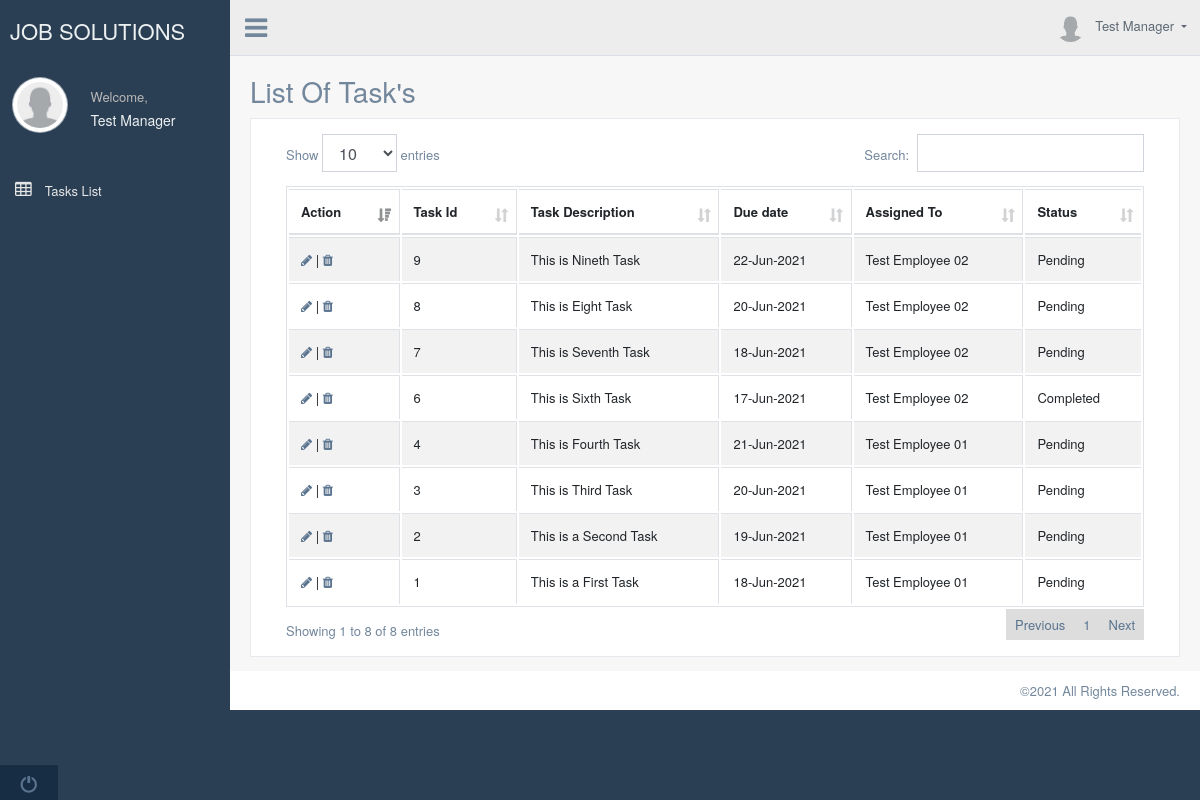
The app's page /tasks-list.php (signed in) with its own data.
### tables this page shows
CREATE TABLE IF NOT EXISTS `tbl_tasks` (
  `Id` int(11) NOT NULL AUTO_INCREMENT,
  `TaskDescription` text NOT NULL,
  `TaskDueDate` date NOT NULL,
  `AssignedBy` int(11) NOT NULL,
  `AssignedTo` int(11) NOT NULL,
  `Status` enum('Pending','InProgress','Completed') NOT NULL,
  `Created_date` datetime NOT NULL,
  `Modified_date` datetime DEFAULT NULL,
  `Modified_by` int(11) DEFAULT NULL,
  PRIMARY KEY (`Id`)
);

CREATE TABLE IF NOT EXISTS `tbl_users` (
  `Id` int(11) NOT NULL AUTO_INCREMENT,
  `Name` varchar(500) NOT NULL,
  `UserId` varchar(500) NOT NULL,
  `Password` text NOT NULL,
  `UserType` enum('Manager','Employee') NOT NULL DEFAULT 'Manager',
  `Status` enum('Active','Inactive') NOT NULL DEFAULT 'Active',
  `Created_date` datetime NOT NULL,
  `Modified_date` datetime DEFAULT NULL,
  PRIMARY KEY (`Id`)
);

### tasks-list.php (the view, shortened to what this page needs)
<?php
require('./phpincludes/connection.php');
if($_SESSION['AccessLevel']=='Employee'){
	$query = "SELECT * FROM tbl_tasks where AssignedTo=".$_SESSION['Id']." order by Id DESC";
}else if($_SESSION['AccessLevel']=='Manager'){
	$query = "SELECT * FROM tbl_tasks order by Id DESC";
}
$result = mysqli_query($connection, $query);
$numrow = mysqli_num_rows($result);
?>
<!DOCTYPE html>
<html lang="en">
  <head>
    <link href="vendors/bootstrap/dist/css/bootstrap.min.css" rel="stylesheet">
    <link href="vendors/font-awesome/css/font-awesome.min.css" rel="stylesheet">
    <link href="vendors/nprogress/nprogress.css" rel="stylesheet">
    <link href="vendors/iCheck/skins/flat/green.css" rel="stylesheet">
    <link href="vendors/datatables.net-bs/css/dataTables.bootstrap.min.css" rel="stylesheet">
    <link href="vendors/datatables.net-buttons-bs/css/buttons.bootstrap.min.css" rel="stylesheet">
    <link href="vendors/datatables.net-fixedheader-bs/css/fixedHeader.bootstrap.min.css" rel="stylesheet">
    <link href="vendors/datatables.net-responsive-bs/css/responsive.bootstrap.min.css" rel="stylesheet">
    <link href="vendors/datatables.net-scroller-bs/css/scroller.bootstrap.min.css" rel="stylesheet">
    <link href="build/css/custom.min.css" rel="stylesheet">
  </head>
  <body class="nav-md">
    <div class="container body">
      <div class="main_container">
        <?php include('./inner-header.php'); ?>
        <div class="right_col" role="main">
          <div class="">
            <div class="page-title">
              <div class="title_left">
                <h3>List Of Task's <small></small></h3>
              </div>
            </div>
            <div class="clearfix"></div>
            <div class="row">
              <div class="col-md-12 col-sm-12 ">
                <div class="x_panel">
                  <div class="x_content">
                      <div class="row">
                          <div class="col-sm-12">
                            <div class="card-box table-responsive">
                    <!--<p class="text-muted font-13 m-b-30">
                      DataTables has most features enabled by default, so all you need to do to use it with your own tables is to call the construction function: <code>$().DataTable();</code>
                    </p>-->
                    <table id="datatable-buttons1" class="table table-striped table-bordered" style="width:100%">
                      <thead>
                        <tr>
                          <th>Action</th>
                          <th>Task Id</th>
                          <th>Task Description</th>
                          <th>Due date</th>
                           <?php if($_SESSION['AccessLevel']=='Manager'){ ?>
                            <th>Assigned To</th>
                            <?php } ?>
                          <th>Status</th>
                        </tr>
                      </thead>
                      <tbody>
					  <?php if($numrow > 0){
						while($row = mysqli_fetch_assoc($result)){
					  ?>
                        <tr>
                           <td><a href="./edit-task.php?val=<?php echo base64_encode($row['Id']); ?>" title="Edit Tasks" alt="Edit Tasks"><i class="fa fa-pencil"></i></a> | <a href="./delete-task.php?val=<?php echo base64_encode($row['Id']); ?>" title="Delete Tasks" alt="Delete Tasks" onclick="return confirm('Are you sure?')"><i class="fa fa-trash"></i></a></td>
                          <td><?php echo $row['Id']; ?></td>
                          <td><?php echo $row['TaskDescription']; ?></td>
                          <td><?php echo date('d-M-Y',strtotime($row['TaskDueDate'])); ?></td>
                          <?php if($_SESSION['AccessLevel']=='Manager'){ ?>
                            <td>
                            <?php
                            $queryuser = "SELECT Id,Name FROM tbl_users where Id=".$row['AssignedTo'];
							$resultuser = mysqli_query($connection, $queryuser);
							$rowuser = mysqli_fetch_assoc($resultuser);
							echo $rowuser['Name'];
                           ?>
                            </td>
                            <?php } ?>
						  <td><?php echo $row['Status']; ?></td>
                        </tr>
					  <?php }}else{ ?>
						<tr><td colspan='10'>No Participants Found</td></tr>
					  <?php } ?>
                      </tbody>
                    </table>
                  </div>
                  </div>
              </div>
            </div>
                </div>
              </div>
                </div>
              </div>
            </div>
          </div>
        </div>
        <?php include('./inner-footer.php'); ?>
  </body>
</html>

### inner-header.php (shortened to what this page needs)
<div class="col-md-3 left_col">
          <div class="left_col scroll-view">
            <div class="navbar nav_title" style="border: 0;">
              <a href="./dashboard.php" class="site_title">JOB SOLUTIONS</a>
            </div>
            <div class="profile clearfix">
              <div class="profile_pic">
                <img src="images/user.png" alt="..." class="img-circle profile_img">
              </div>
              <div class="profile_info">
                <span>Welcome,</span>
                <h2><?php echo $_SESSION['Name']; ?></h2>
              </div>
            </div>
            <br />
            <div id="sidebar-menu" class="main_menu_side hidden-print main_menu">
              <div class="menu_section">
                <ul class="nav side-menu">
                    <li><a href="tasks-list.php"><i class="fa fa-table"></i> Tasks List</a></li>
                </ul>
              </div>
            </div>
            <div class="sidebar-footer hidden-small">
              <a data-toggle="tooltip" data-placement="top" title="Logout" href="logout.php">
                <span class="glyphicon glyphicon-off" aria-hidden="true"></span>
              </a>
            </div>
          </div>
        </div>
        <div class="top_nav">
          <div class="nav_menu">
              <div class="nav toggle">
                <a id="menu_toggle"><i class="fa fa-bars"></i></a>
              </div>
              <nav class="nav navbar-nav">
              <ul class=" navbar-right">
                <li class="nav-item dropdown open" style="padding-left: 15px;">
                  <a href="javascript:;" class="user-profile dropdown-toggle" aria-haspopup="true" id="navbarDropdown" data-toggle="dropdown" aria-expanded="false">
                    <img src="images/user.png" alt=""><?php echo $_SESSION['Name']; ?>
                  </a>
                </li>
              </ul>
            </nav>
          </div>
        </div>

### inner-footer.php
<footer>
          <div class="pull-right">
            ©<?php echo date('Y'); ?> All Rights Reserved.
          </div>
          <div class="clearfix"></div>
        </footer>

### records on screen
tbl_tasks: Id "9", TaskDescription "This is Nineth Task", TaskDueDate "22-Jun-2021", tbl_users.Name "Test Employee 02", Status "Pending"
tbl_tasks: Id "8", TaskDescription "This is Eight Task", TaskDueDate "20-Jun-2021", tbl_users.Name "Test Employee 02", Status "Pending"
tbl_tasks: Id "7", TaskDescription "This is Seventh Task", TaskDueDate "18-Jun-2021", tbl_users.Name "Test Employee 02", Status "Pending"
tbl_tasks: Id "6", TaskDescription "This is Sixth Task", TaskDueDate "17-Jun-2021", tbl_users.Name "Test Employee 02", Status "Completed"
tbl_tasks: Id "4", TaskDescription "This is Fourth Task", TaskDueDate "21-Jun-2021", tbl_users.Name "Test Employee 01", Status "Pending"
tbl_tasks: Id "3", TaskDescription "This is Third Task", TaskDueDate "20-Jun-2021", tbl_users.Name "Test Employee 01", Status "Pending"
tbl_tasks: Id "2", TaskDescription "This is a Second Task", TaskDueDate "19-Jun-2021", tbl_users.Name "Test Employee 01", Status "Pending"
tbl_tasks: Id "1", TaskDescription "This is a First Task", TaskDueDate "18-Jun-2021", tbl_users.Name "Test Employee 01", Status "Pending"

### other values on screen
$_SESSION['Name'] "Test Manager"
